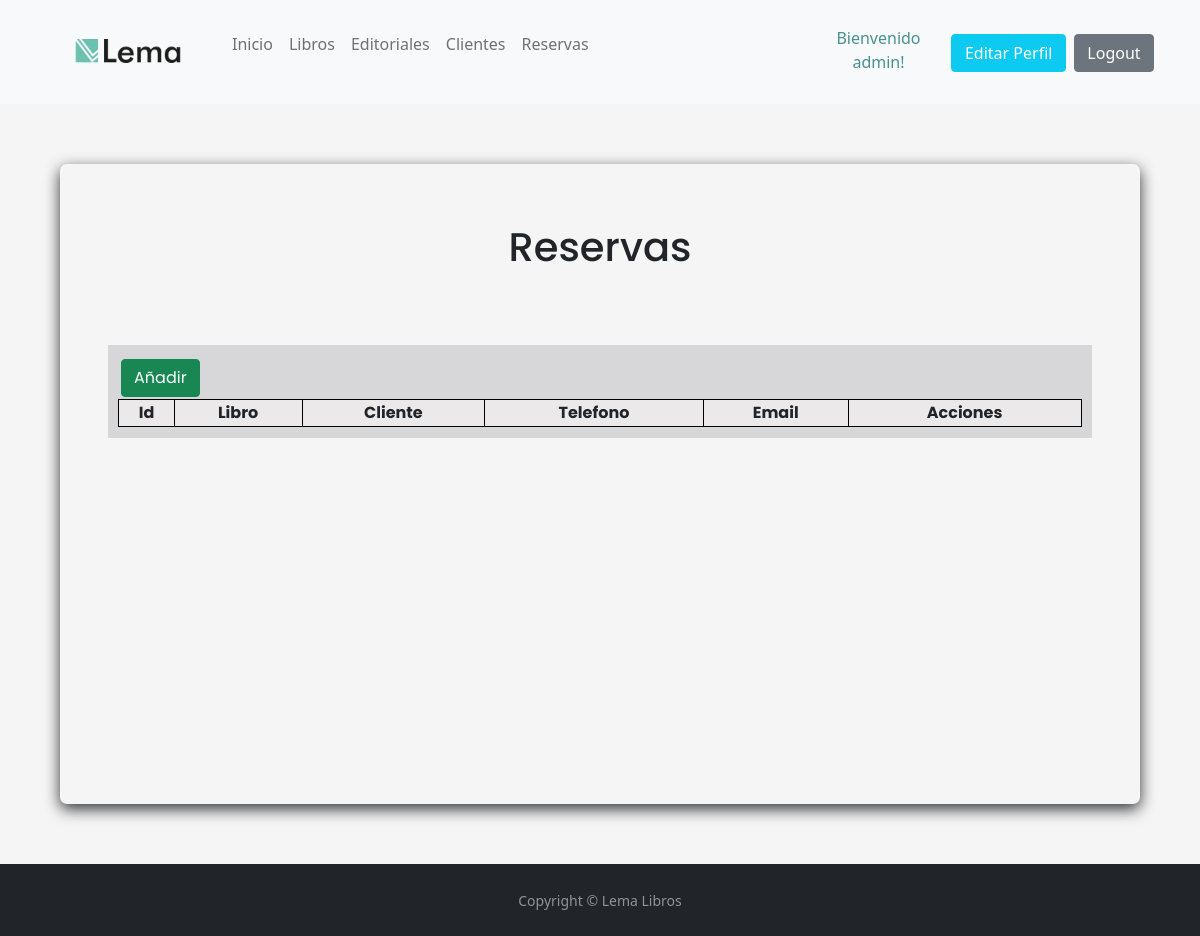
Before: /negocio/reservas/ (signed in) with the older database file.
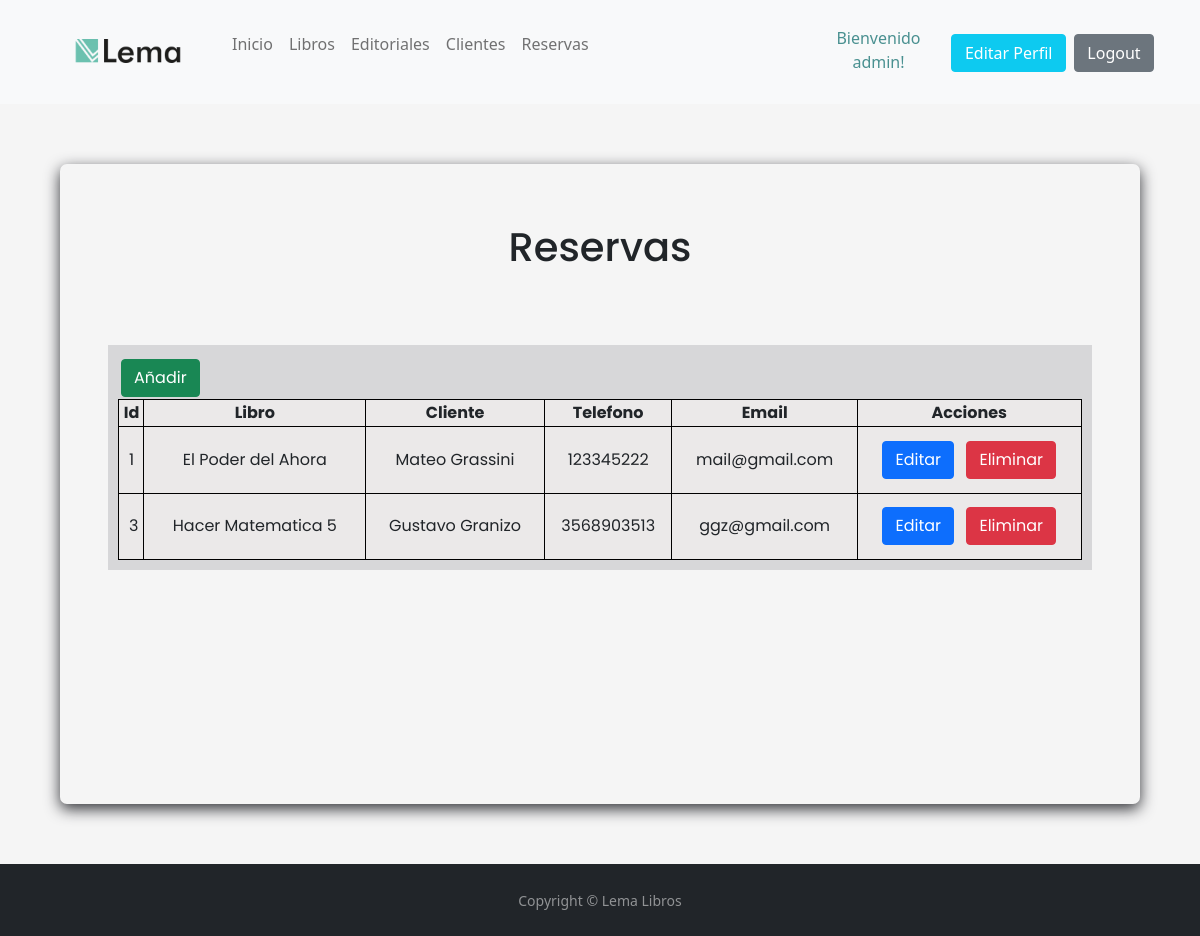
After: the same page with the newer database file.
### negocio/models.py (models this page shows, shortened)
class Reserva(models.Model):
    libro = models.CharField(max_length=50)
    cliente = models.CharField(max_length=50)
    telefono = models.IntegerField()
    email = models.EmailField()
    class Meta:
        verbose_name = "Reserva"
        verbose_name_plural = "Reservas"

### negocio/views.py (the view)
# urls.py: path('reservas/', ReservaList.as_view(), name="reservas"),
class ReservaList(LoginRequiredMixin, ListView):
    model = Reserva

### negocio/templates/negocio/reserva_list.html (shortened to what this page needs)
<!DOCTYPE html>
<html>
    <head>
        {% extends 'negocio/home.html' %}
        {% block contenido %}
        <h1>Reservas</h1>
        <div id=contenedor_tabla>
            <table>
                <tr>
                    <td>
                        <a href="{% url 'reserva_create' %}"><button type="button" class="btn btn-success">Añadir</button></a>
                    </td>
                </tr>
            </table>
            <table class="tabla">
                <thead>
                    <tr>
                        <th class="tabla_head">Id</th>
                        <th class="tabla_head">Libro</th>
                        <th class="tabla_head">Cliente</th>
                        <th class="tabla_head">Telefono</th>
                        <th class="tabla_head">Email</th>
                        <th class="tabla_head">Acciones</th>
                    </tr>
                </thead>
                <tbody>
                {% for reserva in reserva_list %}
                    <tr>
                        <td class="tabla_item">{{reserva.id}}</td>
                        <td class="tabla_item">{{reserva.libro}}</td>
                        <td class="tabla_item">{{reserva.cliente}}</td>
                        <td class="tabla_item">{{reserva.telefono}}</td>
                        <td class="tabla_item">{{reserva.email}}</td>
                        <td class="tabla_item">
                            <a href="{% url 'reserva_update' reserva.id %}"><button type="button" class="btn btn-primary">Editar</button></a>
                            <a href="{% url 'reserva_delete' reserva.id %}"><button type="button" class="btn btn-danger">Eliminar</button></a>
                        </td>
                    <tr>
                {% endfor %}
                </tbody>
            </table>
        </div>
        {% endblock contenido %}

### negocio/templates/negocio/home.html (shortened to what this page needs)
<!DOCTYPE html>
<html>
    <head>
        {% load static %}
        <link href="https://cdn.jsdelivr.net/npm/bootstrap@5.1.3/dist/css/bootstrap.min.css" rel="stylesheet">
        <link rel="stylesheet" href="{% static 'css/style.css' %}">
    </head>
    <body>
        <header>
            <nav id=navbar class="navbar navbar-expand-lg navbar-light bg-light">
                <a class="navbar-brand" href="{% url 'home' %}"><img id=logo src="{% static 'images/logo.jpg' %}" alt="Logo de Lema"></a>
                <div class="collapse navbar-collapse" id="navbarNav">
                  <ul class="navbar-nav">
                    <li class="nav-item active">
                      <a class="nav-link" href="{% url 'home' %}">Inicio</a>
                    </li>
                    {% if user.is_authenticated %}
                      <li class="nav-item active">
                        <a class="nav-link" href="{% url 'libros' %}">Libros</a>
                      </li>
                      <li class="nav-item">
                        <a class="nav-link" href="{% url 'editoriales' %}">Editoriales</a>
                      </li>
                      <li class="nav-item">
                        <a class="nav-link" href="{% url 'clientes' %}">Clientes</a>
                      </li>
                      <li class="nav-item">
                        <a class="nav-link" href="{% url 'reservas' %}">Reservas</a>
                      </li>
                      <div class="botones_navbar">
                        <p id="mensaje_bienvenida">Bienvenido {{user.username}}!</p>
                        <a href="{% url 'editar_perfil' %}" class="btn btn-info">Editar Perfil</a>
                        <form action="{% url 'logout' %}" method="post">
                          <button class="btn btn-secondary" type="submit">Logout</button>
                        </form>
                      </div>
                    {% else %}
                      <div class="botones_navbar">
                        <a href="{% url 'registro' %}" class="btn btn-success">Register</a>
                        <a href="{% url 'login' %}" class="btn">Login</a>
                      </div>
                    {% endif %}
                  </ul>
                </div>
            </nav>
        </header>
        <main>
        {% block contenido %}{% endblock contenido %}
        </main>
        <footer id="sticky-footer" class="flex-shrink-0 py-4 bg-dark text-white-50">
          <div class="container text-center">
            <small>Copyright &copy; Lema Libros</small>
          </div>
        </footer>
    </body>
</html>

### negocio/static/css/style.css (style rules this page uses)
body { background-color: whitesmoke; background-image: url(../images/background.jpg); background-size: cover; background-position: center; background-attachment: fixed; }
#navbar { display: flex; justify-content: space-between; align-items: center; padding: 10px 4% 8px 4%; }
#logo { width: 180px; margin-left: -10px; margin-right: -10px; margin-bottom: 4px; }
.botones_navbar { display: flex; align-items: center; align-self: center; position: absolute; right: 0; margin-right: 4%; }
#mensaje_bienvenida { color: rgb(73, 144, 144); text-align: center; margin-top: 3%; }
.btn { margin: 2%; }
.btn-info { color: white !important; width: 120px; height: 38px; }
main { padding: 5px; margin: 60px 60px; background-color: whitesmoke; background-size: cover; background-position: center; box-shadow: 0px 5px 15px #323338; border-radius: 7px; animation-name: fade-in; animation-duration: 5s; animation-timing-function: ease-out; min-height: 80vh; }
h1, h2, h4 { display: flex; justify-content: center; align-items: center; padding: 5% 0% 3% 0%; font-family: 'Poppins', sans-serif; }
#contenedor_tabla { background-color: #d7d7d9; font-family: 'Poppins', sans-serif; margin: 4%; padding: 1%; }
.tabla { width: 100%; background-color: rgb(235, 233, 233); border-collapse: collapse; text-align: center; }
.tabla_head, .tabla_item { border: solid 1px black }
.tabla_item { padding: 1%; }
li { margin-bottom: 5%; }

Changed rows visible on the page:
added Reserva: id "1", libro "El Poder del Ahora", cliente "Mateo Grassini", telefono "123345222", email "mail@gmail.com"
added Reserva: id "3", libro "Hacer Matematica 5", cliente "Gustavo Granizo", telefono "3568903513", email "ggz@gmail.com"
